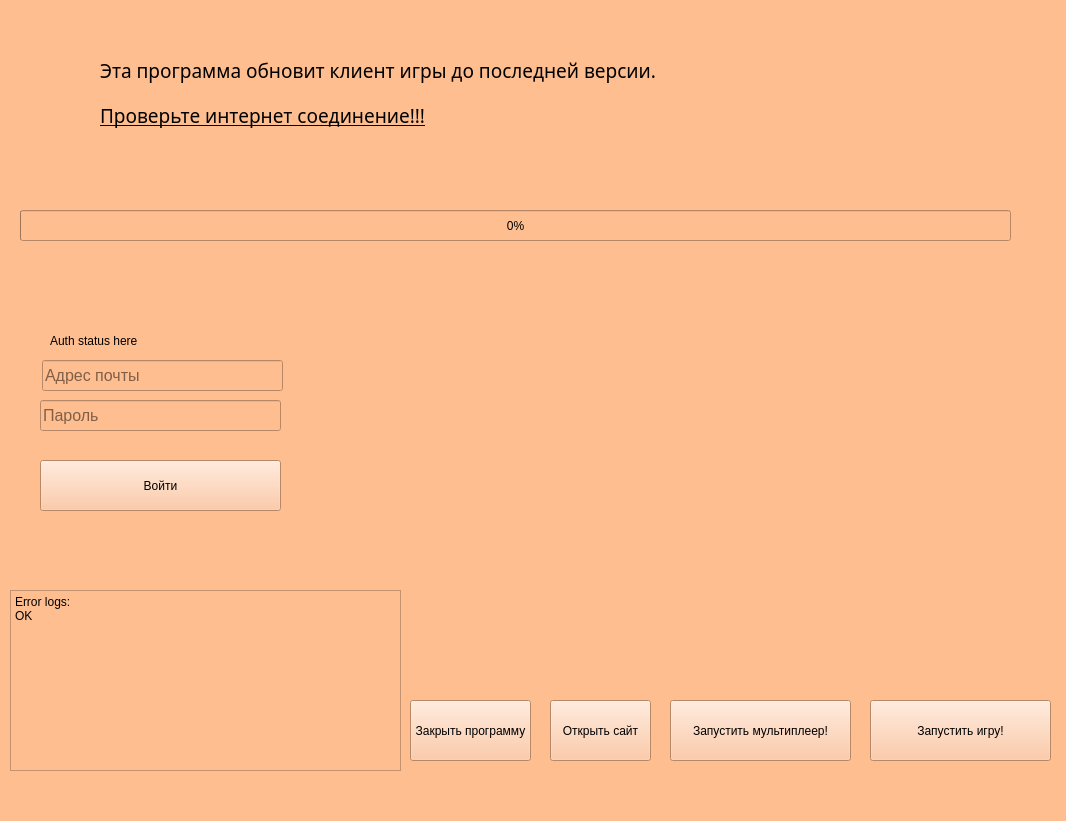
<?xml version="1.0" encoding="UTF-8"?>
<ui version="4.0">
 <class>MainWindow</class>
 <widget class="QMainWindow" name="MainWindow">
  <property name="geometry">
   <rect>
    <x>0</x>
    <y>0</y>
    <width>1066</width>
    <height>821</height>
   </rect>
  </property>
  <property name="windowTitle">
   <string>Launcher</string>
  </property>
  <property name="styleSheet">
   <string notr="true">background-color: rgb(255, 190, 144);</string>
  </property>
  <widget class="QWidget" name="centralwidget">
   <widget class="QPushButton" name="pushButton_2">
    <property name="geometry">
     <rect>
      <x>550</x>
      <y>700</y>
      <width>101</width>
      <height>61</height>
     </rect>
    </property>
    <property name="text">
     <string>Открыть сайт</string>
    </property>
   </widget>
   <widget class="QPushButton" name="pushButton_3">
    <property name="geometry">
     <rect>
      <x>870</x>
      <y>700</y>
      <width>181</width>
      <height>61</height>
     </rect>
    </property>
    <property name="text">
     <string>Запустить игру!</string>
    </property>
   </widget>
   <widget class="QProgressBar" name="progressBar">
    <property name="geometry">
     <rect>
      <x>20</x>
      <y>210</y>
      <width>991</width>
      <height>31</height>
     </rect>
    </property>
    <property name="value">
     <number>0</number>
    </property>
   </widget>
   <widget class="QPushButton" name="pushButton_4">
    <property name="geometry">
     <rect>
      <x>410</x>
      <y>700</y>
      <width>121</width>
      <height>61</height>
     </rect>
    </property>
    <property name="text">
     <string>Закрыть программу</string>
    </property>
   </widget>
   <widget class="QLabel" name="label">
    <property name="geometry">
     <rect>
      <x>100</x>
      <y>50</y>
      <width>721</width>
      <height>41</height>
     </rect>
    </property>
    <property name="font">
     <font>
      <family>Viner Hand ITC</family>
      <pointsize>14</pointsize>
      <italic>false</italic>
     </font>
    </property>
    <property name="text">
     <string>Эта программа обновит клиент игры до последней версии.</string>
    </property>
   </widget>
   <widget class="QLabel" name="label_2">
    <property name="geometry">
     <rect>
      <x>100</x>
      <y>100</y>
      <width>721</width>
      <height>31</height>
     </rect>
    </property>
    <property name="font">
     <font>
      <family>Viner Hand ITC</family>
      <pointsize>14</pointsize>
      <underline>true</underline>
     </font>
    </property>
    <property name="text">
     <string>Проверьте интернет соединение!!!</string>
    </property>
   </widget>
   <widget class="QPlainTextEdit" name="plainTextEdit">
    <property name="geometry">
     <rect>
      <x>10</x>
      <y>590</y>
      <width>391</width>
      <height>181</height>
     </rect>
    </property>
    <property name="plainText">
     <string>Error logs:
OK</string>
    </property>
   </widget>
   <widget class="QPushButton" name="pushButton_5">
    <property name="geometry">
     <rect>
      <x>670</x>
      <y>700</y>
      <width>181</width>
      <height>61</height>
     </rect>
    </property>
    <property name="text">
     <string>Запустить мультиплеер!</string>
    </property>
   </widget>
   <widget class="QLineEdit" name="lineEdit">
    <property name="geometry">
     <rect>
      <x>42</x>
      <y>360</y>
      <width>241</width>
      <height>31</height>
     </rect>
    </property>
    <property name="font">
     <font>
      <pointsize>12</pointsize>
     </font>
    </property>
    <property name="placeholderText">
     <string>Адрес почты</string>
    </property>
   </widget>
   <widget class="QLineEdit" name="lineEdit_2">
    <property name="geometry">
     <rect>
      <x>40</x>
      <y>400</y>
      <width>241</width>
      <height>31</height>
     </rect>
    </property>
    <property name="font">
     <font>
      <pointsize>12</pointsize>
     </font>
    </property>
    <property name="placeholderText">
     <string>Пароль</string>
    </property>
   </widget>
   <widget class="QPushButton" name="pushButton">
    <property name="geometry">
     <rect>
      <x>40</x>
      <y>460</y>
      <width>241</width>
      <height>51</height>
     </rect>
    </property>
    <property name="text">
     <string>Войти</string>
    </property>
   </widget>
   <widget class="QLabel" name="label_3">
    <property name="geometry">
     <rect>
      <x>50</x>
      <y>330</y>
      <width>221</width>
      <height>21</height>
     </rect>
    </property>
    <property name="text">
     <string>Auth status here</string>
    </property>
   </widget>
  </widget>
  <widget class="QMenuBar" name="menubar">
   <property name="geometry">
    <rect>
     <x>0</x>
     <y>0</y>
     <width>1066</width>
     <height>21</height>
    </rect>
   </property>
  </widget>
  <widget class="QStatusBar" name="statusbar"/>
  <action name="actionExit">
   <property name="text">
    <string>Exit</string>
   </property>
  </action>
 </widget>
 <resources/>
 <connections/>
</ui>
